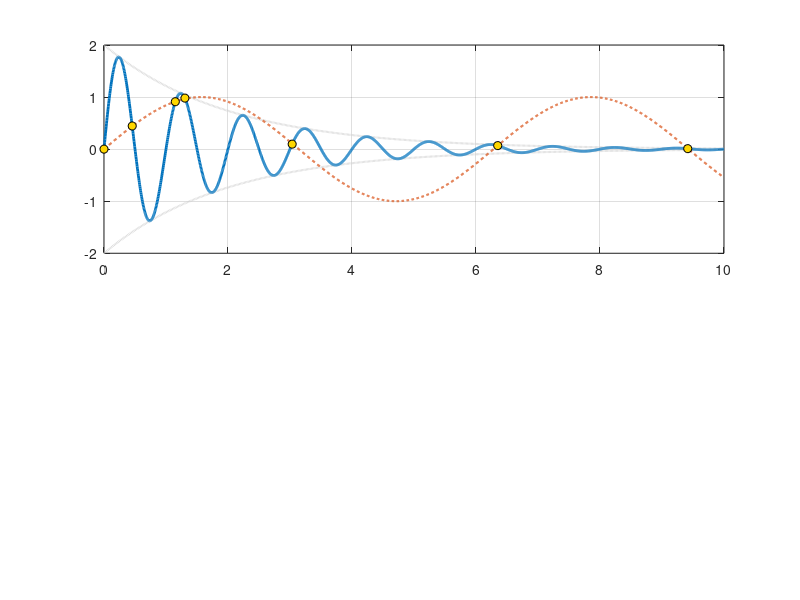

Recreate this plot in MATLAB. (Note: this script raises an error after producing the figure.)
% 实验3：美化与创新版 MATLAB 代码 (加入交点自动识别与高亮)
% 已经替换为你的姓名和学号

figure('Color', 'w', 'Position', [100, 100, 800, 800], 'Name', '实验3 - 创新交点版');

% ==========================================
% 第一个子图：两条曲线及交点
% ==========================================
subplot(2, 1, 1);
% 使用更高的采样率让曲线绝对平滑 (采样率越高，交点计算越精确)
t = 0:0.005:10; 
y1 = 2 * exp(-0.5 * t) .* sin(2 * pi * t);
y2 = sin(t);

% 绘制衰减的"包络线"
env = 2 * exp(-0.5 * t);
plot(t, env, 'Color', [0.8 0.8 0.8], 'LineStyle', ':', 'LineWidth', 1.5); hold on;
plot(t, -env, 'Color', [0.8 0.8 0.8], 'LineStyle', ':', 'LineWidth', 1.5);


p1 = plot(t, y1, 'Color', [0 0.4470 0.7410], 'LineWidth', 2); 

p2 = plot(t, y2, 'Color', [0.8500 0.3250 0.0980], 'LineStyle', '--', 'LineWidth', 1.5);

% ----------------------------------------------------
% 【核心创新】：自动计算并标记交点
% ----------------------------------------------------
% 计算两条曲线的差值 y1 - y2
diff_y = y1 - y2;
% 使用 sign() 函数获取差值符号，diff() 函数判断相邻点符号是否变化
% 当 diff 结果不为 0 时，说明穿过了交点
idx = find(diff(sign(diff_y)) ~= 0); 

% 获取交点的坐标 (因为采样率 0.005 已经极高，直接取近似点即可)
t_inter = t(idx);
y_inter = y1(idx);

% 用带有黑色边缘的金黄色圆点高亮标记交点
p3 = plot(t_inter, y_inter, 'ko', 'MarkerFaceColor', '#FFD700', 'MarkerSize', 6);
% ----------------------------------------------------

grid on;
ax = gca;
ax.GridAlpha = 0.3; 
ax.FontSize = 11;
ax.FontName = 'Microsoft YaHei'; 

title('傅思雄 - 2024030448', 'FontSize', 15, 'FontWeight', 'bold');
xlabel('t', 'FontSize', 12);
ylabel('正弦曲线', 'FontSize', 12);


legend([p1, p2, p3], {'y = 2e^{-0.5t}sin(2\pi t)', 'y = sin(t)', '曲线交点'}, ...
    'Location', 'northeast', 'Box', 'off', 'FontSize', 11);
hold off;


subplot(2, 1, 2);
n = 50; 
[x, y, z] = sphere(n);
s = surf(x, y, z);
shading interp;      
colormap('turbo');   

% 添加光照材质效果，使其看起来像一个真实的、有光泽的实体球
lightangle(-45, 30);        
s.FaceLighting = 'gouraud'; 
s.AmbientStrength = 0.3;    
s.DiffuseStrength = 0.8;    
s.SpecularStrength = 0.9;   
s.SpecularExponent = 25;    

% 设置坐标轴比例和视角
axis equal; 
view(3);    
grid on;
ax3d = gca;
ax3d.GridAlpha = 0.3;
title('三维球面 surf(x,y,z)', 'FontSize', 15, 'FontName', 'Microsoft YaHei', 'FontWeight', 'bold');
xlabel('X 轴'); ylabel('Y 轴'); zlabel('Z 轴');
